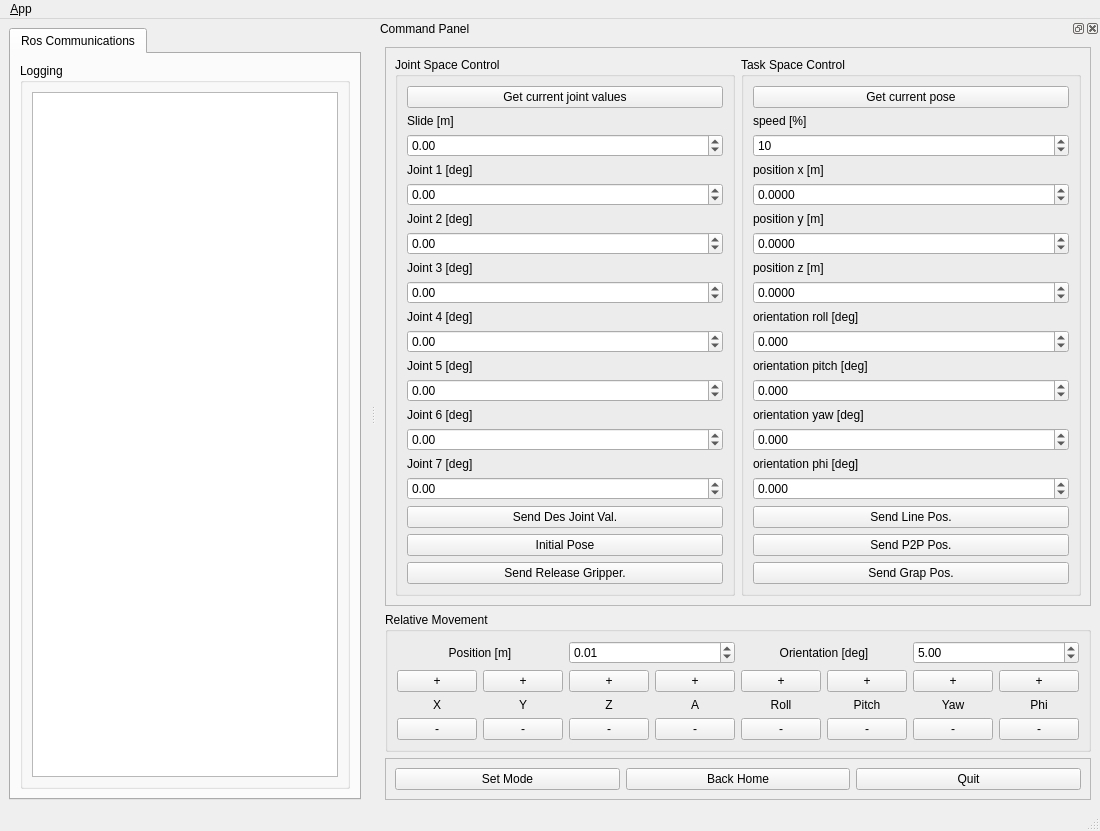
<?xml version="1.0" encoding="UTF-8"?>
<ui version="4.0">
 <class>MainWindowDesign</class>
 <widget class="QMainWindow" name="MainWindowDesign">
  <property name="geometry">
   <rect>
    <x>0</x>
    <y>0</y>
    <width>1100</width>
    <height>600</height>
   </rect>
  </property>
  <property name="windowTitle">
   <string>QRosApp</string>
  </property>
  <property name="windowIcon">
   <iconset resource="../../../ROBOTIS-HAND/hand_control_module_gui/resources/images.qrc">
    <normaloff>:/images/icon.png</normaloff>:/images/icon.png</iconset>
  </property>
  <property name="locale">
   <locale language="English" country="Australia"/>
  </property>
  <widget class="QWidget" name="centralwidget">
   <layout class="QHBoxLayout">
    <item>
     <widget class="QTabWidget" name="tab_manager">
      <property name="minimumSize">
       <size>
        <width>100</width>
        <height>0</height>
       </size>
      </property>
      <property name="locale">
       <locale language="English" country="Australia"/>
      </property>
      <property name="currentIndex">
       <number>0</number>
      </property>
      <widget class="QWidget" name="tab_status">
       <attribute name="title">
        <string>Ros Communications</string>
       </attribute>
       <layout class="QVBoxLayout" name="verticalLayout_2">
        <item>
         <widget class="QGroupBox" name="groupBox_12">
          <property name="sizePolicy">
           <sizepolicy hsizetype="MinimumExpanding" vsizetype="Preferred">
            <horstretch>0</horstretch>
            <verstretch>0</verstretch>
           </sizepolicy>
          </property>
          <property name="title">
           <string>Logging</string>
          </property>
          <layout class="QGridLayout" name="gridLayout_3">
           <item row="0" column="0">
            <widget class="QListView" name="view_logging"/>
           </item>
          </layout>
         </widget>
        </item>
       </layout>
      </widget>
     </widget>
    </item>
   </layout>
  </widget>
  <widget class="QMenuBar" name="menubar">
   <property name="geometry">
    <rect>
     <x>0</x>
     <y>0</y>
     <width>1047</width>
     <height>19</height>
    </rect>
   </property>
   <widget class="QMenu" name="menu_File">
    <property name="title">
     <string>&amp;App</string>
    </property>
    <addaction name="action_Preferences"/>
    <addaction name="separator"/>
    <addaction name="actionAbout"/>
    <addaction name="actionAbout_Qt"/>
    <addaction name="separator"/>
    <addaction name="action_Quit"/>
   </widget>
   <addaction name="menu_File"/>
  </widget>
  <widget class="QStatusBar" name="statusbar"/>
  <widget class="QDockWidget" name="dock_status">
   <property name="sizePolicy">
    <sizepolicy hsizetype="Minimum" vsizetype="Minimum">
     <horstretch>0</horstretch>
     <verstretch>0</verstretch>
    </sizepolicy>
   </property>
   <property name="minimumSize">
    <size>
     <width>500</width>
     <height>560</height>
    </size>
   </property>
   <property name="maximumSize">
    <size>
     <width>524287</width>
     <height>10000</height>
    </size>
   </property>
   <property name="allowedAreas">
    <set>Qt::RightDockWidgetArea</set>
   </property>
   <property name="windowTitle">
    <string>Command Panel</string>
   </property>
   <attribute name="dockWidgetArea">
    <number>2</number>
   </attribute>
   <widget class="QWidget" name="dockWidgetContents_2">
    <layout class="QGridLayout" name="gridLayout_2">
     <item row="0" column="0">
      <widget class="QFrame" name="frame">
       <property name="sizePolicy">
        <sizepolicy hsizetype="Preferred" vsizetype="Preferred">
         <horstretch>0</horstretch>
         <verstretch>0</verstretch>
        </sizepolicy>
       </property>
       <property name="maximumSize">
        <size>
         <width>16777215</width>
         <height>600</height>
        </size>
       </property>
       <property name="frameShape">
        <enum>QFrame::StyledPanel</enum>
       </property>
       <property name="frameShadow">
        <enum>QFrame::Raised</enum>
       </property>
       <layout class="QGridLayout" name="gridLayout">
        <item row="0" column="1" rowspan="2">
         <widget class="QGroupBox" name="task_space">
          <property name="title">
           <string>Task Space Control</string>
          </property>
          <layout class="QVBoxLayout" name="verticalLayout">
           <item>
            <widget class="QPushButton" name="curr_pos_button">
             <property name="text">
              <string>Get current pose</string>
             </property>
            </widget>
           </item>
           <item>
            <widget class="QLabel" name="speed">
             <property name="text">
              <string>speed [%]</string>
             </property>
            </widget>
           </item>
           <item>
            <widget class="QSpinBox" name="speed_spinbox">
             <property name="minimum">
              <number>0</number>
             </property>
             <property name="maximum">
              <number>100</number>
             </property>
             <property name="singleStep">
              <number>1</number>
             </property>
             <property name="value">
              <number>10</number>
             </property>
            </widget>
           </item>
           <item>
            <widget class="QLabel" name="pos_x">
             <property name="text">
              <string>position x [m]</string>
             </property>
            </widget>
           </item>
           <item>
            <widget class="QDoubleSpinBox" name="pos_x_spinbox">
             <property name="decimals">
              <number>4</number>
             </property>
             <property name="minimum">
              <double>-10.000000000000000</double>
             </property>
             <property name="maximum">
              <double>10.000000000000000</double>
             </property>
             <property name="singleStep">
              <double>0.010000000000000</double>
             </property>
            </widget>
           </item>
           <item>
            <widget class="QLabel" name="pos_y">
             <property name="text">
              <string>position y [m]</string>
             </property>
            </widget>
           </item>
           <item>
            <widget class="QDoubleSpinBox" name="pos_y_spinbox">
             <property name="decimals">
              <number>4</number>
             </property>
             <property name="minimum">
              <double>-10.000000000000000</double>
             </property>
             <property name="maximum">
              <double>10.000000000000000</double>
             </property>
             <property name="singleStep">
              <double>0.010000000000000</double>
             </property>
            </widget>
           </item>
           <item>
            <widget class="QLabel" name="pos_z">
             <property name="text">
              <string>position z [m]</string>
             </property>
            </widget>
           </item>
           <item>
            <widget class="QDoubleSpinBox" name="pos_z_spinbox">
             <property name="decimals">
              <number>4 </number>
             </property>
             <property name="minimum">
              <double>-10.000000000000000</double>
             </property>
             <property name="maximum">
              <double>10.000000000000000</double>
             </property>
             <property name="singleStep">
              <double>0.010000000000000</double>
             </property>
            </widget>
           </item>
           <item>
            <widget class="QLabel" name="ori_roll">
             <property name="text">
              <string>orientation roll [deg]</string>
             </property>
            </widget>
           </item>
           <item>
            <widget class="QDoubleSpinBox" name="ori_roll_spinbox">
             <property name="decimals">
              <number>3</number>
             </property>
             <property name="minimum">
              <double>-360.000000000000000</double>
             </property>
             <property name="maximum">
              <double>360.000000000000000</double>
             </property>
             <property name="singleStep">
              <double>0.500000000000000</double>
             </property>
            </widget>
           </item>
           <item>
            <widget class="QLabel" name="ori_pitch">
             <property name="text">
              <string>orientation pitch [deg]</string>
             </property>
            </widget>
           </item>
           <item>
            <widget class="QDoubleSpinBox" name="ori_pitch_spinbox">
             <property name="decimals">
              <number>3</number>
             </property>
             <property name="minimum">
              <double>-360.000000000000000</double>
             </property>
             <property name="maximum">
              <double>360.000000000000000</double>
             </property>
             <property name="singleStep">
              <double>0.500000000000000</double>
             </property>
            </widget>
           </item>
           <item>
            <widget class="QLabel" name="ori_yaw">
             <property name="text">
              <string>orientation yaw [deg]</string>
             </property>
            </widget>
           </item>
           <item>
            <widget class="QDoubleSpinBox" name="ori_yaw_spinbox">
             <property name="decimals">
              <number>3</number>
             </property>
             <property name="minimum">
              <double>-360.000000000000000</double>
             </property>
             <property name="maximum">
              <double>360.000000000000000</double>
             </property>
             <property name="singleStep">
              <double>0.500000000000000</double>
             </property>
            </widget>
           </item>
           <!--=================================================================================================-->
           <item>
            <widget class="QLabel" name="ori_phi">
             <property name="text">
              <string>orientation phi [deg]</string>
             </property>
            </widget>
           </item>
           <item>
            <widget class="QDoubleSpinBox" name="ori_phi_spinbox">
             <property name="decimals">
              <number>3</number>
             </property>
             <property name="minimum">
              <double>-180.000000000000000</double>
             </property>
             <property name="maximum">
              <double>180.000000000000000</double>
             </property>
             <property name="singleStep">
              <double>0.500000000000000</double>
             </property>
            </widget>
           </item>
           <!--=================================================================================================-->

           <item>
            <widget class="QPushButton" name="des_pos_button">
             <property name="text">
              <string>Send Line Pos.</string>
             </property>
            </widget>
           </item>
           <item>
            <widget class="QPushButton" name="des_p2p_button">
             <property name="text">
              <string>Send P2P Pos.</string>
             </property>
            </widget>
           </item>
          <item>
           <widget class="QPushButton" name="des_Grap_button">
            <property name="text">
              <string>Send Grap Pos.</string>
             </property>
            </widget>
           </item>
          </layout>
         </widget>
        </item>
        <item row="0" column="0" rowspan="2">
         <widget class="QGroupBox" name="joint_space">
          <property name="title">
           <string>Joint Space Control</string>
          </property>
          <layout class="QVBoxLayout" name="verticalLayout_5">
           <item>
            <widget class="QPushButton" name="curr_joint_button">
             <property name="text">
              <string>Get current joint values</string>
             </property>
            </widget>
           </item>
           <item>
            <widget class="QLabel" name="slide">
             <property name="text">
              <string>Slide [m]</string>
             </property>
            </widget>
           </item>
           <item>
            <widget class="QDoubleSpinBox" name="slide_spinbox">
             <property name="minimum">
              <double>-180.000000000000000</double>
             </property>
             <property name="maximum">
              <double>180.000000000000000</double>
             </property>
             <property name="singleStep">
              <double>0.500000000000000</double>
             </property>
            </widget>
           </item>
           <item>
            <widget class="QLabel" name="joint1">
             <property name="text">
              <string>Joint 1 [deg]</string>
             </property>
            </widget>
           </item>
           <item>
            <widget class="QDoubleSpinBox" name="joint1_spinbox">
             <property name="minimum">
              <double>-180.000000000000000</double>
             </property>
             <property name="maximum">
              <double>180.000000000000000</double>
             </property>
             <property name="singleStep">
              <double>0.500000000000000</double>
             </property>
            </widget>
           </item>
           <item>
            <widget class="QLabel" name="joint2">
             <property name="text">
              <string>Joint 2 [deg]</string>
             </property>
            </widget>
           </item>
           <item>
            <widget class="QDoubleSpinBox" name="joint2_spinbox">
             <property name="minimum">
              <double>-180.000000000000000</double>
             </property>
             <property name="maximum">
              <double>180.000000000000000</double>
             </property>
             <property name="singleStep">
              <double>0.500000000000000</double>
             </property>
            </widget>
           </item>
           <item>
            <widget class="QLabel" name="joint3">
             <property name="text">
              <string>Joint 3 [deg]</string>
             </property>
            </widget>
           </item>
           <item>
            <widget class="QDoubleSpinBox" name="joint3_spinbox">
             <property name="minimum">
              <double>-180.000000000000000</double>
             </property>
             <property name="maximum">
              <double>180.000000000000000</double>
             </property>
             <property name="singleStep">
              <double>0.500000000000000</double>
             </property>
            </widget>
           </item>
           <item>
            <widget class="QLabel" name="joint4">
             <property name="text">
              <string>Joint 4 [deg]</string>
             </property>
            </widget>
           </item>
           <item>
            <widget class="QDoubleSpinBox" name="joint4_spinbox">
             <property name="minimum">
              <double>-180.000000000000000</double>
             </property>
             <property name="maximum">
              <double>180.000000000000000</double>
             </property>
             <property name="singleStep">
              <double>0.500000000000000</double>
             </property>
            </widget>
           </item>
           <item>
            <widget class="QLabel" name="joint5">
             <property name="text">
              <string>Joint 5 [deg]</string>
             </property>
            </widget>
           </item>
           <item>
            <widget class="QDoubleSpinBox" name="joint5_spinbox">
             <property name="minimum">
              <double>-180.000000000000000</double>
             </property>
             <property name="maximum">
              <double>180.000000000000000</double>
             </property>
             <property name="singleStep">
              <double>0.500000000000000</double>
             </property>
            </widget>
           </item>
           <item>
            <widget class="QLabel" name="joint6">
             <property name="text">
              <string>Joint 6 [deg]</string>
             </property>
            </widget>
           </item>
           <item>
            <widget class="QDoubleSpinBox" name="joint6_spinbox">
             <property name="minimum">
              <double>-360.000000000000000</double>
             </property>
             <property name="maximum">
              <double>360.000000000000000</double>
             </property>
             <property name="singleStep">
              <double>0.500000000000000</double>
             </property>
            </widget>
           </item>
           <!--=================================================================================================-->
           <item>
            <widget class="QLabel" name="joint7">
             <property name="text">
              <string>Joint 7 [deg]</string>
             </property>
            </widget>
           </item>
           <item>
            <widget class="QDoubleSpinBox" name="joint7_spinbox">
             <property name="minimum">
              <double>-180.000000000000000</double>
             </property>
             <property name="maximum">
              <double>180.000000000000000</double>
             </property>
             <property name="singleStep">
              <double>0.500000000000000</double>
             </property>
            </widget>
           </item>
           <!--=================================================================================================-->

           <item>
            <widget class="QPushButton" name="des_joint_button">
             <property name="text">
              <string>Send Des Joint Val.</string>
             </property>
            </widget>
           </item>
           <item>
            <widget class="QPushButton" name="ini_pose_button">
              <property name="text">
              <string>Initial Pose</string>
              </property>
            </widget>
            </item>
          <item>
           <widget class="QPushButton" name="des_Release_button">
            <property name="text">
              <string>Send Release Gripper.</string>
             </property>
            </widget>
           </item>
          </layout>
         </widget>
        </item>
       </layout>
      </widget>
     </item>
     <!-- ===================================================================================== -->
     <item row="1" column="0">
      <widget class="QGroupBox" name="relative_movement">
       <property name="title">
        <string>Relative Movement</string>
       </property>
       <layout class="QVBoxLayout" name="verticalLayout_5">
        <item>
         <layout class="QHBoxLayout" name="horizontalLayout">
          <item>
           <widget class="QLabel" name="relative_pos_label">
            <property name="text">
             <string>Position [m]</string>
            </property>
            <property name="alignment">
             <enum>Qt::AlignCenter</enum>
            </property>
           </widget>
          </item>
          <item>
           <widget class="QDoubleSpinBox" name="relative_movement_spinbox">
            <property name="value">
             <double>0.010000000000000</double>
            </property>
            <property name="minimum">
             <double>0.000000000000000</double>
            </property>
            <property name="maximum">
             <double>0.200000000000000</double>
            </property>
            <property name="singleStep">
             <double>0.010000000000000</double>
            </property>
           </widget>
          </item>
          <item>
           <widget class="QLabel" name="relative_ori_label">
            <property name="text">
             <string>Orientation [deg]</string>
            </property>
            <property name="alignment">
             <enum>Qt::AlignCenter</enum>
            </property>
           </widget>
          </item>
          <item>
           <widget class="QDoubleSpinBox" name="relative_rotation_spinbox">
            <property name="value">
             <double>5.000000000000000</double>
            </property>
            <property name="minimum">
             <double>0.000000000000000</double>
            </property>
            <property name="maximum">
             <double>30.000000000000000</double>
            </property>
            <property name="singleStep">
             <double>1.000000000000000</double>
            </property>
           </widget>
          </item>
         </layout>
        </item>
        <item>
         <layout class="QHBoxLayout" name="horizontalLayout">
          <item>
           <widget class="QPushButton" name="relative_xp_button">
            <property name="text">
             <string>+</string>
            </property>
           </widget>
          </item>
          <item>
           <widget class="QPushButton" name="relative_yp_button">
            <property name="text">
             <string>+</string>
            </property>
           </widget>
          </item>
          <item>
           <widget class="QPushButton" name="relative_zp_button">
            <property name="text">
             <string>+</string>
            </property>
           </widget>
          </item>
          <item>
           <widget class="QPushButton" name="relative_ap_button">
            <property name="text">
             <string>+</string>
            </property>
           </widget>
          </item>
          <item>
           <widget class="QPushButton" name="relative_rollp_button">
            <property name="text">
             <string>+</string>
            </property>
           </widget>
          </item>
          <item>
           <widget class="QPushButton" name="relative_pitchp_button">
            <property name="text">
             <string>+</string>
            </property>
           </widget>
          </item>
          <item>
           <widget class="QPushButton" name="relative_yawp_button">
            <property name="text">
             <string>+</string>
            </property>
           </widget>
          </item>
          <item>
           <widget class="QPushButton" name="relative_phip_button">
            <property name="text">
             <string>+</string>
            </property>
           </widget>
          </item>
         </layout>
        </item>
        <item>
         <layout class="QHBoxLayout" name="horizontalLayout">
          <item>
           <widget class="QLabel" name="x">
            <property name="text">
             <string>X</string>
            </property>
            <property name="alignment">
             <enum>Qt::AlignCenter</enum>
            </property>
           </widget>
          </item>
          <item>
           <widget class="QLabel" name="y">
            <property name="text">
             <string>Y</string>
            </property>
            <property name="alignment">
             <enum>Qt::AlignCenter</enum>
            </property>
           </widget>
          </item>
          <item>
           <widget class="QLabel" name="z">
            <property name="text">
             <string>Z</string>
            </property>
            <property name="alignment">
             <enum>Qt::AlignCenter</enum>
            </property>
           </widget>
          </item>
          <item>
           <widget class="QLabel" name="a">
            <property name="text">
             <string>A</string>
            </property>
            <property name="alignment">
             <enum>Qt::AlignCenter</enum>
            </property>
           </widget>
          </item>
          <item>
           <widget class="QLabel" name="roll">
            <property name="text">
             <string>Roll</string>
            </property>
            <property name="alignment">
             <enum>Qt::AlignCenter</enum>
            </property>
           </widget>
          </item>
          <item>
           <widget class="QLabel" name="pitch">
            <property name="text">
             <string>Pitch</string>
            </property>
            <property name="alignment">
             <enum>Qt::AlignCenter</enum>
            </property>
           </widget>
          </item>
          <item>
           <widget class="QLabel" name="yaw">
            <property name="text">
             <string>Yaw</string>
            </property>
            <property name="alignment">
             <enum>Qt::AlignCenter</enum>
            </property>
           </widget>
          </item>
          <item>
           <widget class="QLabel" name="phi">
            <property name="text">
             <string>Phi</string>
            </property>
            <property name="alignment">
             <enum>Qt::AlignCenter</enum>
            </property>
           </widget>
          </item>
         </layout>
        </item>
        <item>
         <layout class="QHBoxLayout" name="horizontalLayout">
          <item>
           <widget class="QPushButton" name="relative_xm_button">
            <property name="text">
             <string>-</string>
            </property>
           </widget>
          </item>
          <item>
           <widget class="QPushButton" name="relative_ym_button">
            <property name="text">
             <string>-</string>
            </property>
           </widget>
          </item>
          <item>
           <widget class="QPushButton" name="relative_zm_button">
            <property name="text">
             <string>-</string>
            </property>
           </widget>
          </item>
          <item>
           <widget class="QPushButton" name="relative_am_button">
            <property name="text">
             <string>-</string>
            </property>
           </widget>
          </item>
          <item>
           <widget class="QPushButton" name="relative_rollm_button">
            <property name="text">
             <string>-</string>
            </property>
           </widget>
          </item>
          <item>
           <widget class="QPushButton" name="relative_pitchm_button">
            <property name="text">
             <string>-</string>
            </property>
           </widget>
          </item>
          <item>
           <widget class="QPushButton" name="relative_yawm_button">
            <property name="text">
             <string>-</string>
            </property>
           </widget>
          </item>
          <item>
           <widget class="QPushButton" name="relative_phim_button">
            <property name="text">
             <string>-</string>
            </property>
           </widget>
          </item>
         </layout>
        </item>
       </layout>
      </widget>
     </item>
     <!-- =============================================================================================== -->
     <item row="2" column="0">
      <widget class="QFrame" name="frame_3">
       <property name="enabled">
        <bool>true</bool>
       </property>
       <property name="sizePolicy">
        <sizepolicy hsizetype="Minimum" vsizetype="Fixed">
         <horstretch>50</horstretch>
         <verstretch>50</verstretch>
        </sizepolicy>
       </property>
       <property name="frameShape">
        <enum>QFrame::StyledPanel</enum>
       </property>
       <property name="frameShadow">
        <enum>QFrame::Raised</enum>
       </property>
       <layout class="QHBoxLayout" name="horizontalLayout">
        <item>
         <widget class="QPushButton" name="set_mode_button">
          <property name="text">
           <string>Set Mode</string>
          </property>
         </widget>
        </item>
        <item>
         <widget class="QPushButton" name="des_initial_button">
          <property name="text">
           <string>Back Home</string>
          </property>
         </widget>
        </item>
        <item>
         <widget class="QPushButton" name="quit_button">
          <property name="text">
           <string>Quit</string>
          </property>
         </widget>
        </item>
       </layout>
      </widget>
     </item>
    </layout>
   </widget>
  </widget>
  <action name="action_Quit">
   <property name="text">
    <string>&amp;Quit</string>
   </property>
   <property name="shortcut">
    <string>Ctrl+Q</string>
   </property>
   <property name="shortcutContext">
    <enum>Qt::ApplicationShortcut</enum>
   </property>
  </action>
  <action name="action_Preferences">
   <property name="text">
    <string>&amp;Preferences</string>
   </property>
  </action>
  <action name="actionAbout">
   <property name="text">
    <string>&amp;About</string>
   </property>
  </action>
  <action name="actionAbout_Qt">
   <property name="text">
    <string>About &amp;Qt</string>
   </property>
  </action>
 </widget>
 <resources>
  <include location="../../../ROBOTIS-HAND/hand_control_module_gui/resources/images.qrc"/>
 </resources>
 <connections>
  <connection>
   <sender>action_Quit</sender>
   <signal>triggered()</signal>
   <receiver>MainWindowDesign</receiver>
   <slot>close()</slot>
   <hints>
    <hint type="sourcelabel">
     <x>-1</x>
     <y>-1</y>
    </hint>
    <hint type="destinationlabel">
     <x>399</x>
     <y>299</y>
    </hint>
   </hints>
  </connection>
  <connection>
   <sender>quit_button</sender>
   <signal>clicked()</signal>
   <receiver>MainWindowDesign</receiver>
   <slot>close()</slot>
   <hints>
    <hint type="sourcelabel">
     <x>859</x>
     <y>552</y>
    </hint>
    <hint type="destinationlabel">
     <x>469</x>
     <y>299</y>
    </hint>
   </hints>
  </connection>
 </connections>
</ui>
